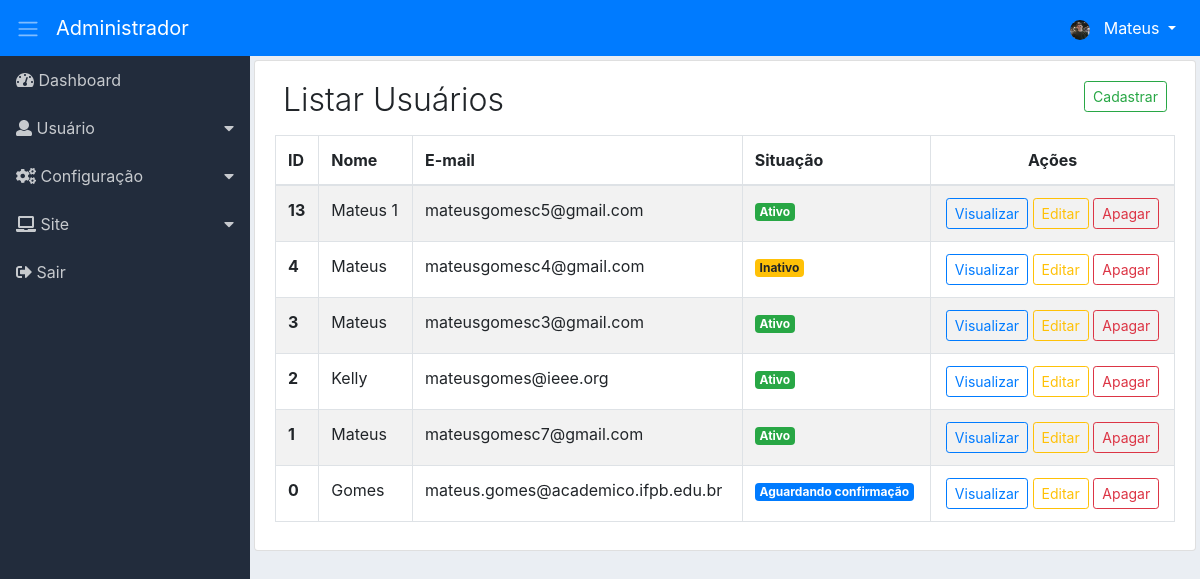
The page /adm/usuarios/listar (signed in) on the database its author committed.
### tables this page shows
CREATE TABLE `adms_nivacs_pgs` (
  `id` int(11) NOT NULL,
  `permissao` int(11) NOT NULL,
  `ordem` int(11) NOT NULL,
  `dropdown` int(11) NOT NULL DEFAULT 2,
  `lib_menu` int(11) NOT NULL DEFAULT 2,
  `adms_menu_id` int(11) NOT NULL DEFAULT 4,
  `adms_niveis_acesso_id` int(11) NOT NULL,
  `adms_pagina_id` int(11) NOT NULL,
  `created` datetime NOT NULL,
  `modified` datetime DEFAULT NULL
);

CREATE TABLE `adms_menus` (
  `id` int(11) NOT NULL,
  `nome` varchar(220) NOT NULL,
  `icone` varchar(40) NOT NULL,
  `ordem` int(11) NOT NULL,
  `adms_sit_id` int(11) NOT NULL,
  `created` datetime NOT NULL,
  `modified` datetime DEFAULT NULL
);

CREATE TABLE `adms_usuarios` (
  `id` int(11) NOT NULL,
  `nome` varchar(220) NOT NULL,
  `apelido` varchar(220) DEFAULT NULL,
  `email` varchar(220) NOT NULL,
  `usuario` varchar(220) NOT NULL,
  `senha` varchar(220) NOT NULL,
  `recuperar_senha` varchar(220) DEFAULT NULL,
  `chave_descadastro` varchar(220) DEFAULT NULL,
  `conf_email` varchar(120) DEFAULT NULL,
  `imagem` varchar(220) DEFAULT NULL,
  `adms_niveis_acesso_id` int(11) NOT NULL,
  `adms_sits_usuario_id` int(11) NOT NULL,
  `created` datetime NOT NULL,
  `modified` datetime DEFAULT NULL
);

CREATE TABLE `adms_sits_usuarios` (
  `id` int(11) NOT NULL,
  `nome` varchar(220) NOT NULL,
  `adms_cor_id` int(11) NOT NULL,
  `created` datetime NOT NULL,
  `modified` datetime DEFAULT NULL
);

### adm/app/adms/Controllers/Usuarios.php (called while the page is built, shortened)
<?php
class Usuarios
{
    private $Dados;
    public function listar($PageId = null)
    {
        $this->PageId = (int) $PageId ? $PageId : 1;
        $botao = ['cad_usuario' => ['menu_controller' => 'cadastrar-usuario', 'menu_metodo' => 'cad-usuario'],
            'vis_usuario' => ['menu_controller' => 'ver-usuario', 'menu_metodo' => 'ver-usuario'],
            'edit_usuario' => ['menu_controller' => 'editar-usuario', 'menu_metodo' => 'edit-usuario'],
            'del_usuario' => ['menu_controller' => 'apagar-usuario', 'menu_metodo' => 'apagar-usuario']];
        $listarBotao = new \App\adms\Models\AdmsBotao();
        $this->Dados['botao'] = $listarBotao->valBotao($botao);
        $listarMenu = new \App\adms\Models\AdmsMenu();
        $this->Dados['menu'] = $listarMenu->itemMenu();
        $listarUsario = new \App\adms\Models\AdmsListarUsuario();
        $this->Dados['listUser'] = $listarUsario->listarUsuario($this->PageId);
        $this->Dados['paginacao'] = $listarUsario->getResultadoPg();
        $carregarView = new \Core\ConfigView("adms/Views/usuario/listarUsuario", $this->Dados);
        $carregarView->renderizar();
    }
}

### adm/app/adms/Models/helper/AdmsRead.php (called while the page is built, shortened)
<?php
class AdmsRead extends AdmsConn
{
    private $Select;
    private $Values;
    private $Resultado;
    private $Query;
    function getResultado()
    {
        return $this->Resultado;
    }
    public function fullRead($Query, $ParseString = null)
    {
        $this->Select = (string) $Query;
        if (!empty($ParseString)) {
            parse_str($ParseString, $this->Values);
        }
        $this->exeInstrucao();
    }
    private function exeInstrucao()
    {
        $this->conexao();
        try {
            $this->getIntrucao();
            $this->Query->execute();
            $this->Resultado = $this->Query->fetchAll();
        } catch (Exception $ex) {
            $this->Resultado = null;
        }
    }
    private function conexao()
    {
        $this->Conn = parent::getConn();
        $this->Query = $this->Conn->prepare($this->Select);
        $this->Query->setFetchMode(PDO::FETCH_ASSOC);
    }
    private function getIntrucao()
    {
        if ($this->Values) {
            foreach ($this->Values as $Link => $Valor) {
                if ($Link == 'limit' || $Link == 'offset') {
                    $Valor = (int) $Valor;
                }
                $this->Query->bindValue(":{$Link}", $Valor, (is_int($Valor) ? PDO::PARAM_INT : PDO::PARAM_STR));
            }
        }
    }
}

### adm/app/adms/Models/helper/AdmsConn.php (called while the page is built, shortened)
<?php
class AdmsConn
{
    public static $Host = HOST;
    public static $User = USER;
    public static $Pass = PASS;
    public static $Dbname = DBNAME;
    private static $Connect = null;
    private static function conectar()
    {
        try {
            if(self::$Connect == null){
                self::$Connect = new PDO('mysql:host=' . self::$Host . ';dbname=' . self::$Dbname, self::$User, self::$Pass);
            }
        } catch (Exception $exc) {
            echo 'mensagem: ' . $exc->getMessage();
            die;
        }
        return self::$Connect;
    }
    public function getConn()
    {
        return self::conectar();
    }
}

### adm/app/adms/Models/AdmsMenu.php (called while the page is built, shortened)
<?php
class AdmsMenu
{
    public function itemMenu()
    {
        $listItemMenu = new \App\adms\Models\helper\AdmsRead();
        $listItemMenu->fullRead("SELECT nivpg.dropdown,
                men.id id_men, men.nome nome_men, men.icone icone_men,
                pg.id id_pg, pg.menu_controller, pg.menu_metodo, pg.nome_pagina, pg.icone icone_pg
                FROM adms_nivacs_pgs nivpg
                INNER JOIN adms_menus men ON men.id=nivpg.adms_menu_id
                INNER JOIN adms_paginas pg ON pg.id=nivpg.adms_pagina_id
                WHERE nivpg.adms_niveis_acesso_id =:adms_niveis_acesso_id
                AND nivpg.permissao =:permissao
                AND nivpg.lib_menu =:lib_menu
                ORDER BY men.ordem, nivpg.ordem ASC", "adms_niveis_acesso_id=".$_SESSION['adms_niveis_acesso_id']."&permissao=1&lib_menu=1");
        $this->Resultado = $listItemMenu->getResultado();
        return $this->Resultado;
    }
}

### adm/app/adms/Models/AdmsListarUsuario.php (called while the page is built, shortened)
<?php
class AdmsListarUsuario
{
    private $LimiteResultado = 40;
    public function listarUsuario($PageId = null)
    {
        $this->PageId = (int) $PageId;
        $paginacao = new \App\adms\Models\helper\AdmsPaginacao(URLADM . 'usuarios/listar');
        $paginacao->condicao($this->PageId, $this->LimiteResultado);
        $paginacao->paginacao("SELECT COUNT(user.id) AS num_result
                FROM adms_usuarios user
                INNER JOIN adms_niveis_acessos nivac ON nivac.id=user.adms_niveis_acesso_id
                WHERE nivac.ordem >=:ordem", "ordem=".$_SESSION['adms_ordem_nivac']);
        $listarUsuario = new \App\adms\Models\helper\AdmsRead();
        $listarUsuario->fullRead("SELECT user.id, user.nome, user.email,
                sit.nome nome_sit,
                cr.cor cor_cr
                FROM adms_usuarios user
                INNER JOIN adms_sits_usuarios sit ON sit.id=user.adms_sits_usuario_id
                INNER JOIN adms_cors cr ON cr.id=sit.adms_cor_id
                INNER JOIN adms_niveis_acessos nivac ON nivac.id=user.adms_niveis_acesso_id
                WHERE nivac.ordem >=:ordem
                ORDER BY id DESC LIMIT :limit OFFSET :offset", "ordem=".$_SESSION['adms_ordem_nivac']."&limit={$this->LimiteResultado}&offset={$paginacao->getOffset()}");
        $this->Resultado = $listarUsuario->getResultado();
        return $this->Resultado;
    }
}

### adm/app/adms/Models/helper/AdmsPaginacao.php (called while the page is built, shortened)
<?php
class AdmsPaginacao
{
    private $LimiteResultado;
    private $Offset;
    private $Resultado;
    function getResultado()
    {
        return $this->Resultado;
    }
    function getOffset()
    {
        return $this->Offset;
    }
    public function condicao($Pagina, $LimiteResultado)
    {
        $this->Pagina = (int) $Pagina ? $Pagina : 1;
        $this->LimiteResultado = (int) $LimiteResultado;
        $this->Offset = ($this->Pagina * $this->LimiteResultado) - $this->LimiteResultado;
    }
    public function paginacao($Query, $ParseString = null)
    {
        $this->Query = (string) $Query;
        $this->ParseString = (string) $ParseString;
        $contar = new \App\adms\Models\helper\AdmsRead();
        $contar->fullRead($this->Query, $this->ParseString);
        $this->ResultBd = $contar->getResultado();
        if ($this->ResultBd[0]['num_result'] > $this->LimiteResultado) {
            $this->instrucaoPaginacao();
        } else {
            $this->Resultado = null;
        }
    }
}

### adm/app/adms/Views/usuario/listarUsuario.php (the view, shortened to what this page needs)
<div class="content p-1">
    <div class="list-group-item">
        <div class="d-flex">
            <div class="mr-auto p-2">
                <h2 class="display-4 titulo">Listar Usuários</h2>
            </div>
            <?php
            if ($this->Dados['botao']['cad_usuario']) {
                ?>
                <a href="<?php echo URLADM . 'cadastrar-usuario/cad-usuario'; ?>">
                    <div class="p-2">
                        <button class="btn btn-outline-success btn-sm">
                            Cadastrar
                        </button>
                    </div>
                </a>
                <?php
            }
            ?>
        </div>
        <div class="table-responsive">
            <table class="table table-striped table-hover table-bordered">
                <thead>
                    <tr>
                        <th>ID</th>
                        <th>Nome</th>
                        <th class="d-none d-sm-table-cell">E-mail</th>
                        <th class="d-none d-lg-table-cell">Situação</th>
                        <th class="text-center">Ações</th>
                    </tr>
                </thead>
                <tbody>
                    <?php
                    foreach ($this->Dados['listUser'] as $usuario) {
                        extract($usuario);
                        ?>
                        <tr>
                            <th><?php echo $id; ?></th>
                            <td><?php echo $nome; ?></td>
                            <td class="d-none d-sm-table-cell"><?php echo $email; ?></td>
                            <td class="d-none d-lg-table-cell">
                                <span class="badge badge-<?php echo $cor_cr; ?>"><?php echo $nome_sit; ?></span>
                            </td>
                            <td class="text-center">
                                <span class="d-none d-md-block">
                                    <?php
                                    if ($this->Dados['botao']['vis_usuario']) {
                                        echo "<a href='". URLADM . "ver-usuario/ver-usuario/$id' class='btn btn-outline-primary btn-sm'>Visualizar</a> ";
                                    }
                                    if ($this->Dados['botao']['edit_usuario']) {
                                        echo "<a href='". URLADM . "editar-usuario/edit-usuario/$id' class='btn btn-outline-warning btn-sm'>Editar</a> ";
                                    }
                                    if ($this->Dados['botao']['del_usuario']) {
                                        echo "<a href='". URLADM . "apagar-usuario/apagar-usuario/$id' class='btn btn-outline-danger btn-sm' data-confirm='Tem certeza de que deseja excluir o item selecionado?'>Apagar</a> ";
                                    }
                                    ?>
                                </span>
                            </td>
                        </tr>
                        <?php
                    }
                    ?>
                </tbody>
            </table>
        </div>
    </div>
</div>

### adm/app/adms/Views/include/sidebar.php (shortened to what this page needs)
<div class="d-flex">
    <nav class="sidebar">
        <ul class="list-unstyled">
            <?php
            $cont_drop = 0;
            $cont_drop_fech = 0;
            foreach ($this->Dados['menu'] as $menu) {
                extract($menu);
                if ($dropdown == 1) {
                    if ($cont_drop != $id_men) {
                        if (($cont_drop_fech == 1) AND ( $cont_drop != 0)) {
                            echo "</li>";
                            $cont_drop_fech = 0;
                        }
                        echo "<li>";
                        echo "<a href='#submenu" . $id_men . "' data-toggle='collapse'>";
                        echo "<i class='" . $icone_men . "'></i> " . $nome_men;
                        echo "</a>";
                        $cont_drop = $id_men;
                    }
                    $cont_drop_fech = 1;
                } else {
                    if ($cont_drop_fech == 1) {
                        echo "</li>";
                        $cont_drop_fech = 0;
                    }
                    echo "<li><a href='" . URLADM . $menu_controller . "/" . $menu_metodo . "'><i class='" . $icone_men . "'></i> " . $nome_men . "</a></li>";
                }
            }
            ?>
        </ul>
    </nav>

### adm/assets/css/dashboard.css (style rules this page uses)
body { background-color: #eaeef3; }
.sidebar { background-color: #222c3c; min-width: 250px; max-width: 250px; min-height: calc(100vh - 56px); transition: all 0.3s; }
.sidebar ul li a { display: block; padding: 0.75rem 1rem; color: #c7cace; text-decoration: none; }
.sidebar [data-toggle="collapse"] { position: relative; }
.sidebar [data-toggle="collapse"]:before { content: "\f0d7"; font-family: "Font Awesome 5 Free"; font-weight: 900; position: absolute; right: 1rem; }
.content { width: 100%; }
.titulo { font-size: 2.0rem !important; }

### rows shown on the page
adms_nivacs_pgs: adms_menu.nome "Dashboard"
adms_nivacs_pgs: adms_menu.nome "Usuário"
adms_nivacs_pgs: adms_menu.nome "Configuração"
adms_nivacs_pgs: adms_menu.nome "Site"
adms_nivacs_pgs: adms_menu.nome "Sair"
adms_usuarios: id "13", nome "Mateus 1", email "mateusgomesc5@gmail.com", adms_sits_usuario.nome "Ativo"
adms_usuarios: id "4", nome "Mateus", email "mateusgomesc4@gmail.com", adms_sits_usuario.nome "Inativo"
adms_usuarios: id "3", nome "Mateus", email "mateusgomesc3@gmail.com", adms_sits_usuario.nome "Ativo"
adms_usuarios: id "2", nome "Kelly", email "mateusgomes@ieee.org", adms_sits_usuario.nome "Ativo"
adms_usuarios: id "1", nome "Mateus", email "mateusgomesc7@gmail.com", adms_sits_usuario.nome "Ativo"
adms_usuarios: id "0", nome "Gomes", email "mateus.gomes@academico.ifpb.edu.br", adms_sits_usuario.nome "Aguardando confirmação"

### other values the page prints
$prim_nome "Mateus"
